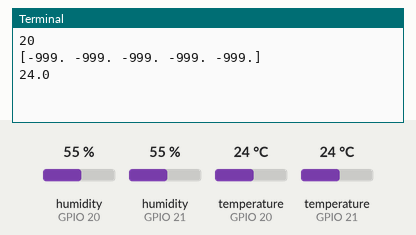
A program run on a simulated Raspberry Pi (BCM pin numbers). Shown: the last lines printed to the terminal. The inputs (shaded band) are chosen by the test bench; at power-on: temperature (sensors on GPIO 20, GPIO 21) 24 °C, humidity (sensors on GPIO 20, GPIO 21) 55 %. The clock reads 2024-03-15 10:24:30 at power-on unless the program sets it; files the program writes start out absent.

Above: at 1.2 s.
1.3 s: temperature (sensor on GPIO 20) set to 12 °C
At 3.2 s:
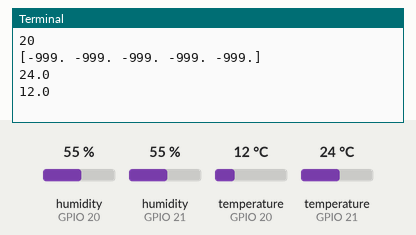
5.1 s: temperature (sensor on GPIO 20) set to 28 °C
At 6.2 s:
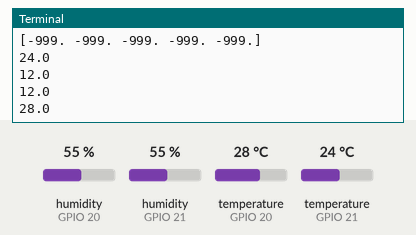
7.0 s: temperature (sensor on GPIO 21) set to 33 °C
At 8.1 s:
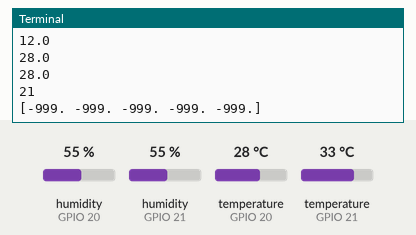
Timing chart, 0 to 9.9 s (numbered marks = the images above; inputs shaded):
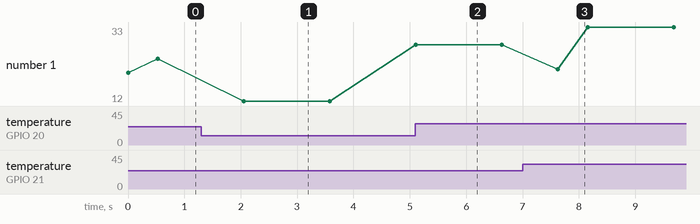

The program:

dht22temphumidityCPU.py
```python
# Raspberry Pi Tips & Tricks - https://raspberrytips.nl
import numpy as np
import Adafruit_DHT
import os
import time
from datetime import datetime
import gpiozero as gz # needed to monitor the pi temperatur

def openFile():
    try:
        f = open('/home/pi/sensorreadings.csv', 'a+')
        if ( os.stat('/home/pi/sensorreadings.csv').st_size == 0 ):
            f.write('DateTime; sensor_id; sensor_type; valuee\r\n')
        return f
    except:
       pass
       return f

pin_nrs = [20, 21] # 20 is onderste pin rechts van de pi


def measureTempHum(pin_nr):
   tempVec = np.ones(5)*-999
   humVec = np.ones(5)*-100
   print(tempVec)
   for i in range(0,5):
       humVec[i], tempVec[i] = Adafruit_DHT.read_retry(Adafruit_DHT.DHT22, pin_nr)
       print(tempVec[i])
       time.sleep(1)

   return np.median(humVec), np.median(tempVec)

def measureAndWriteTempHum():

   for pin_nr in pin_nrs:
      print(pin_nr)
      humidity, temperature = measureTempHum(pin_nr)
      hum = round(humidity, 2)
      temp = round(temperature, 2)

      if humidity is not None and temperature is not None:
         f=openFile()
         now = datetime.now()
         dt = now.strftime("%Y%m%d %H:%M:%S")
         str="{}; {}; temperature; {}\n".format(dt, pin_nr, temp)
         f.write(str)
         str="{}; {}; humidity; {}\n".format(dt, pin_nr, hum)
         f.write(str)

   cpu_temp = round(gz.CPUTemperature().temperature, 1)
   str="{}; {}; cpu; {}\n".format(dt, 0, cpu_temp)
   f.write(str)

   f.close()

while True:
    measureAndWriteTempHum()
    time.sleep(10*(60-datetime.now().minute) ) # de tweede en volgende measurements worden om hh:10, hh:20, etc  genomen
```

Measured:
- after the input at 1.3 s, the terminal: prints a new line after 0.75 s (image 1)
- after the input at 5.1 s, the terminal: prints a new line at once (image 2)
- plotted number 1: 24 → 12 after the input at 1.3 s, 12 → 28 after the input at 5.1 s, 28 → 33 after the input at 7.0 s
